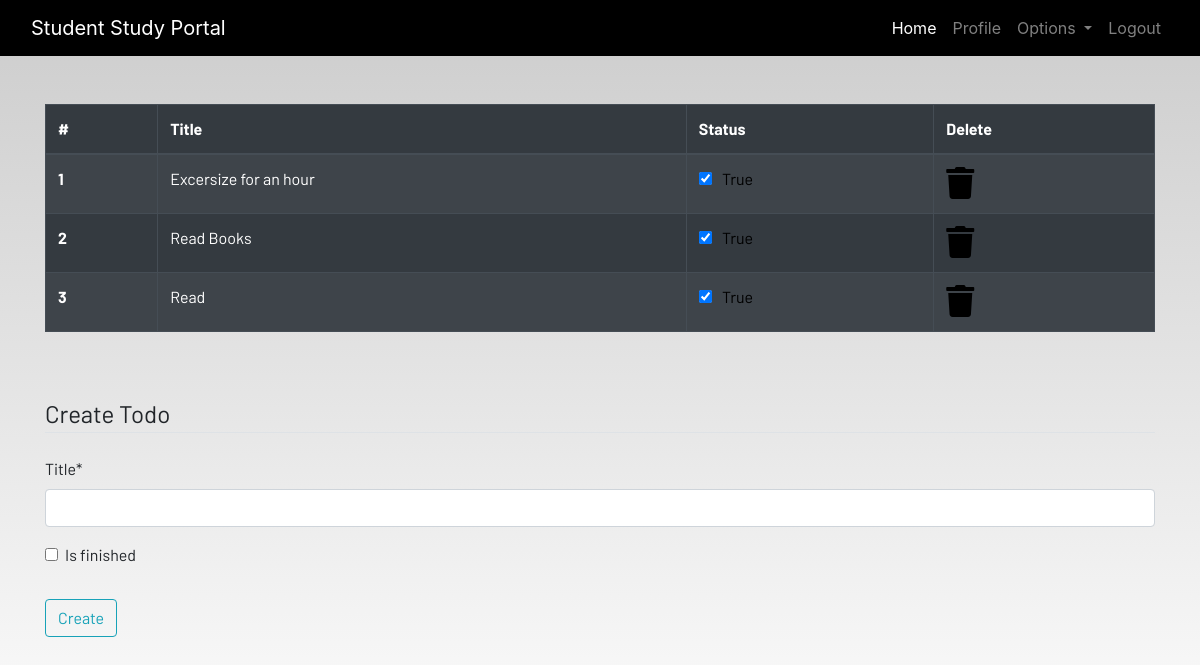
Page /todo/ (signed in) on the earlier database version.
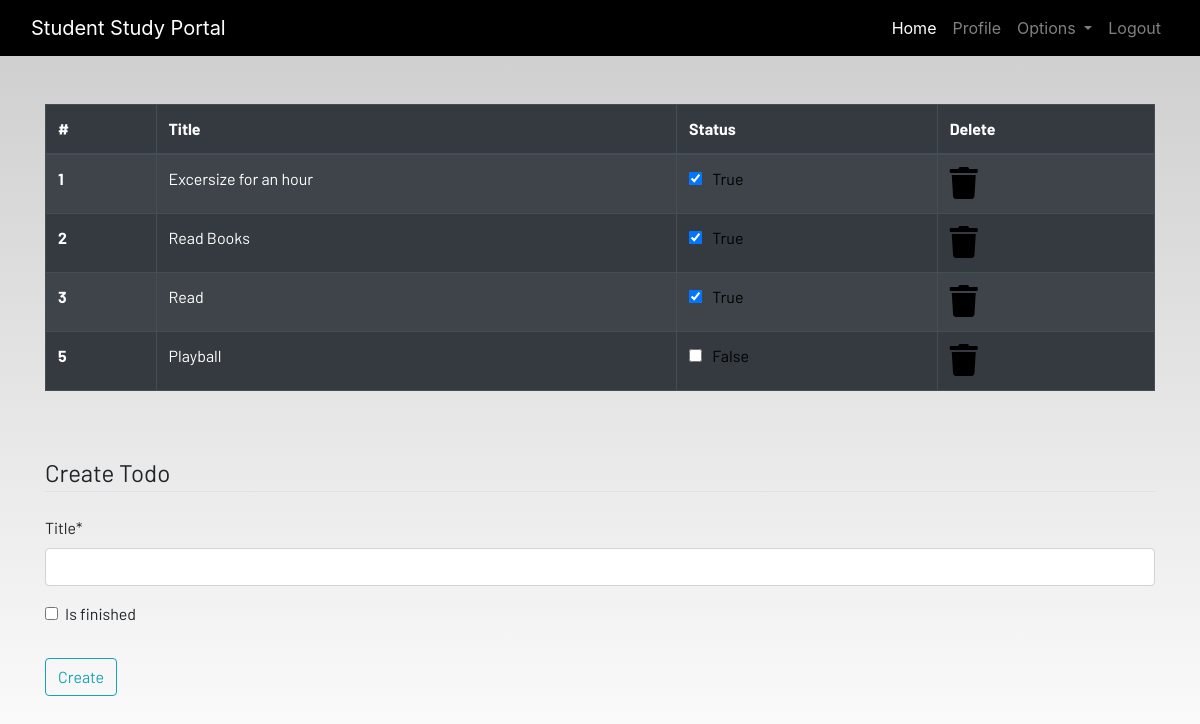
Same page on the later database version.
### dashboard/models.py (models this page shows, shortened)
class Todo(models.Model):
    user = models.ForeignKey(User, on_delete=models.CASCADE)
    title = models.CharField(max_length=100)
    is_finished = models.BooleanField(default=False)

### dashboard/views.py (the view)
# urls.py: path('todo/', views.todo, name = 'todo'),
@login_required
def todo(request):
    todo = Todo.objects.filter(user = request.user)
    if request.method == 'POST':
        form = TodoForm(request.POST)
        if form.is_valid():
            try:
                finished = request.POST['is_finished']
                if finished == 'on':
                    finished =True
                else:
                    finished = False
            except:
                finished = False
            todos = Todo(
                user = request.user,
                title = request.POST['title'],
                is_finished = finished
            )
            todos.save()
            messages.success(request, f'You have added a Todo Item,{request.user.username}')
            return redirect('todo')
    else:
        form = TodoForm()
        if len(todo) == 0:
            todo_done = True
        else:
            todo_done = False
    context = {
        'todos':todo,
        'form':form,
        'todo_done':todo_done,
    }
    return render(request, 'dashboard/todo.html', context)

### dashboard/forms.py
class TodoForm(forms.ModelForm):
    class Meta:
        model = Todo
        fields = ['title', 'is_finished']

### dashboard/templates/dashboard/todo.html (shortened to what this page needs)
{% extends 'dashboard/base.html' %}
{% load static %}
{% load crispy_forms_tags %}
{% block content %}
<div class="container">
{% if not todo_done %}
    <table class="table table-striped table-bordered table-hover table-dark">
        <thead>
            <tr>
                <th scope="col">#</th>
                <th scope="col">Title</th>
                <th scope="col">Status</th>
                <th scope="col">Delete</th>
            </tr>
        </thead>
        <tbody>
            {% for todo in todos %}
            <tr>
                <th scope="row">{{todo.id}}</th>
                <td>{{todo.title}}</td>
                <td>
                    <a href="{% url 'update_todo' todo.id %}">
                        <div class="form-check">
                            {% if todo.is_finished == True %}
                                <input class="form-check-input" type="checkbox" value="" checked>
                            {% else %}
                            <input class="form-check-input" type="checkbox" value="">
                            {% endif %}
                                {{todo.is_finished}}
                        </div>
                    </a>
                </td>
                <td><a href="{% url 'delete_todo' todo.id %}"><i class="fa fa-trash fa-2x"></i></a></td>
            </tr>
            {% endfor %}
        </tbody>
    </table>
    {% else %}
    <h4>All tasks have been done!! create to add more</h4>
    {% endif %}
</div><br><br>
<div class="container">
    <form method="POST">
        <fieldset class="form-group">
            <legend class="border-bottom mb-4">Create Todo</legend>
            {{form|crispy}}
        </fieldset>
        <div class="form-group">
            <button href="" class="btn btn-outline-info" type="submit">
                Create
            </button>
        </div>
    </form>
</div>
{% endblock content %}

### dashboard/templates/dashboard/base.html (shortened to what this page needs)
<!DOCTYPE html>
{% load static %}
<html lang="en">
<head>
  <link rel="stylesheet" href="https://stackpath.bootstrapcdn.com/bootstrap/4.3.1/css/bootstrap.min.css"
 />
  <link rel="stylesheet" href="https://use.fontawesome.com/releases/v5.7.2/css/all.css"
 />
  <link rel="stylesheet" href="{% static 'css/main.css' %}" />
</head>
<body>
  <header>
    <nav class="navbar navbar-expand-lg navbar-dark bg-dark">
      <div class="container-fluid">
        <a class="navbar-brand" href="{% url 'home' %}">Student Study Portal</a>
        <div class="collapse navbar-collapse justify-content-end" id="navbarSupportedContent">
          <ul class="navbar-nav mb-2 mb-lg-0">
            <li class="nav-item">
              <a class="nav-link active" aria-current="page" href="{% url 'home' %}">Home</a>
            </li>
            {% if user.is_authenticated %}
            <li class="nav-item">
              <a class="nav-link" href="{% url 'profile' %}">Profile</a>
            </li>
            <li class="nav-item dropdown">
              <a class="nav-link dropdown-toggle" href="#" id="navbarDropdown" role="button" data-toggle="dropdown"
                aria-haspopup="true" aria-expanded="false">
                Options
              </a>
            </li>
            <li class="nav-item">
              <a class="nav-link" href="{% url 'logout' %}">Logout</a>
            </li>
            {% endif %}
          </ul>
        </div>
      </div>
    </nav>
  </header>
  <br /><br />
  <main>
    {% block content %}
    {% endblock content %}
  </main>
</body>
</html>

### static/css/main.css (style rules this page uses)
html { scroll-behavior: smooth; height: 100%; width: 100%; }
main { font-family: Barlow, Quicksand, Rubik, sans-serif, serif, 'Times New Roman', Times, serif !important; }
.navbar { background-color: rgb(0, 0, 0) !important; }
a { text-decoration: none !important; color: black; }
html, body { max-width: 100%; overflow-x: hidden; height: 100%; width: 100%; }
body { background: linear-gradient(rgba(0, 0, 0, 0.2), rgba(255, 255, 255, 0.5)); overflow-x: hidden; background-repeat: no-repeat; }
.fa { color: black; }

Differences in the rows shown:
added Todo: id "5", title "Playball", is_finished "False"
